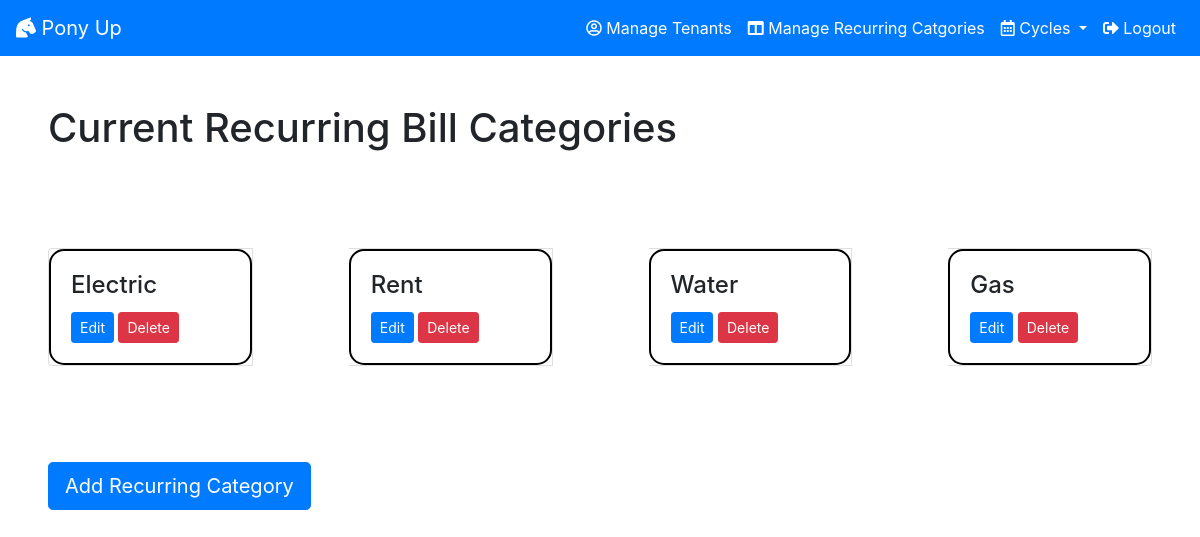
The app's page /recurring/ (signed in) with its own data.
### cycles/models.py (models this page shows, shortened)
class Recurring(models.Model):
    name = models.CharField(max_length=100)
    deletedOn = models.DateField(default=None, null=True)
    manager = models.ForeignKey(User, on_delete=models.CASCADE)

### cycles/views/recurringlist.py (the view)
# urls.py: path("recurring/", views.recurringlist, name="recurringlist"),
def recurringlist(request):
    managerId = request.user.id
    recurrings = Recurring.objects.filter(manager=managerId)
    context = {'recurrings': recurrings}
    return render(request, 'cycles/recurringlist.html', context)

### cycles/templates/cycles/recurringlist.html (shortened to what this page needs)
{% extends "cycles/index.html" %}
{% block content %}
<h1 class="m-5">Current Recurring Bill Categories</h1>
<div class='card-group'>
    {% for recurring in recurrings %}
    {% if recurring.deletedOn is None %}
    <div class="card m-5">
        <div class='card-body tenantCard'>
                <h4 class="card-title">{{ recurring.name }}</h4>
                <a href="{% url 'cycles:editRecurringForm' recurring.id %}"><button
                        class="btn btn-primary btn-sm">Edit</button></a>
                <a href="{% url 'cycles:deleteRecurring' recurring.id %}"><button
                        class="btn btn-danger btn-sm">Delete</button></a>
        </div>
    </div>
    {% endif %}
    {% endfor %}
</div>
<a href="{% url 'cycles:addRecurringForm' %}"><button class="btn btn-primary btn-lg m-5">Add Recurring
        Category</button></a>
{% endblock %}

### cycles/static/cycles/index.css (style rules this page uses)
.tenantCard { border: 2px solid black; border-radius: 15px; }

### records on screen
Recurring: name "Electric"
Recurring: name "Rent"
Recurring: name "Water"
Recurring: name "Gas"
